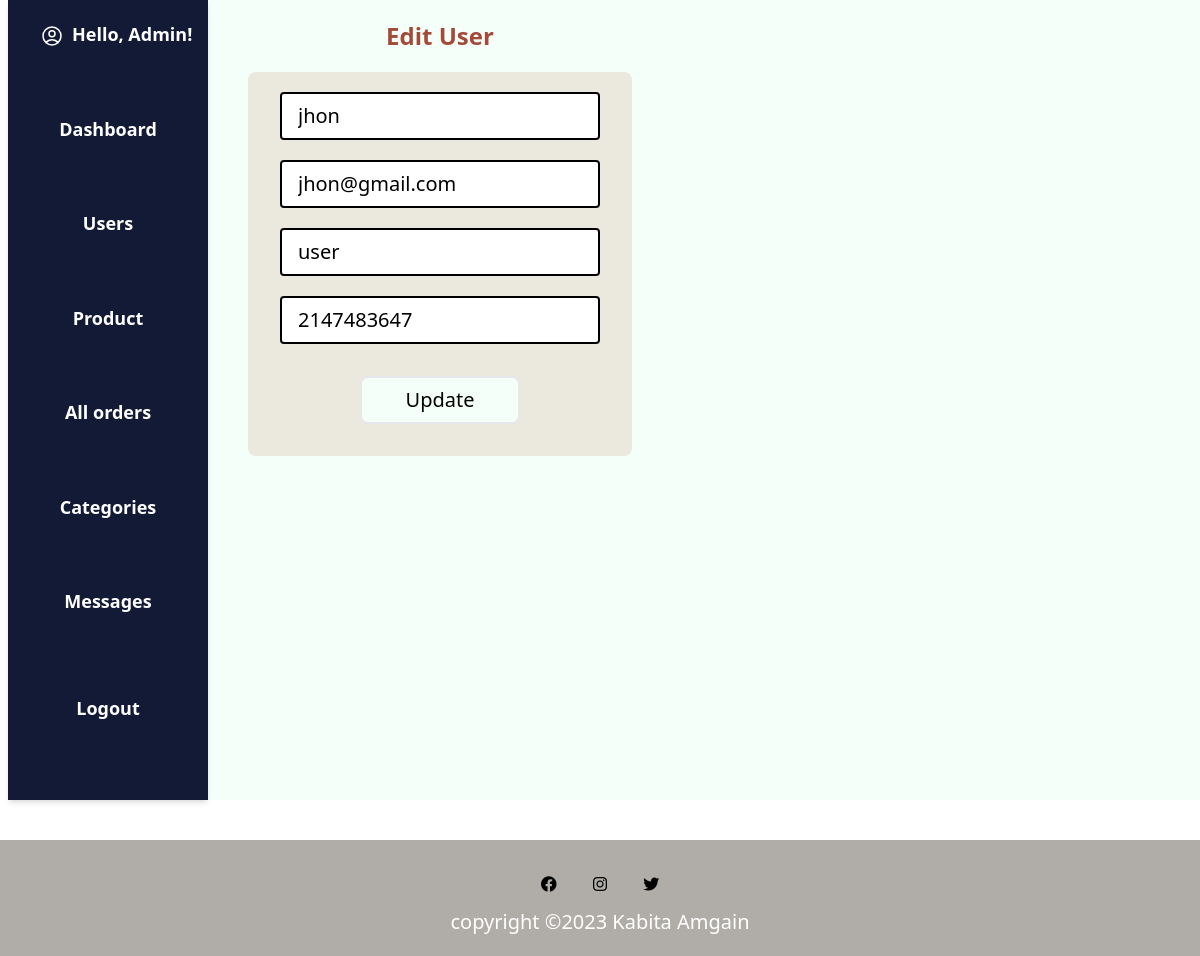
/adminpanel/edituser.php?id=17 (signed in), run on the app's committed database.
### tables this page shows
CREATE TABLE `register` (
  `id` int(11) NOT NULL,
  `userName` varchar(100) NOT NULL,
  `email` varchar(30) NOT NULL,
  `password` varchar(50) NOT NULL,
  `role` varchar(50) NOT NULL,
  `phone` int(10) DEFAULT NULL
);

### adminpanel/edituser.php (the view, shortened to what this page needs)
<div class="flex gap-10 bg-primary h-full">
<div>
<?php
include 'include/nav.php';
include 'rolecheck.php';
 ?>
</div>
<div>
 <!DOCTYPE html>
 <html lang="en">
 <head>
	<script src="../css/tailwindcss.css"></script>
	<link rel="stylesheet" type="text/css"href="https://cdnjs.cloudflare.com/ajax/libs/font-awesome/6.2.1/css/all.min.css">
 </head>
 <body>
 <?php
	$id=$_REQUEST['id'];
	$sql="select id,userName,email,role,phone from register where id='$id'";
	$result=mysqli_query($conn,$sql);
	if(mysqli_num_rows($result)>0){
		while ($rows=mysqli_fetch_assoc($result)) {
	 ?>
	 <h3>Edit User</h3>
	 <form action="<?php echo $_SERVER['PHP_SELF']; ?>" method="post" onsubmit="return editformValidation()">
      <input type="text" name="uname" id="uname" value="<?php echo $rows['userName']; ?>">
      <input type="text" name="email" value="<?php echo $rows['email']; ?>" readonly>
      <input type="text" name="role" id="role" value="<?php echo $rows['role']; ?>">
      <input type="text" name="phone" id="phone" value="<?php echo $rows['phone']; ?>">
      <button type="submit" name="usubmit" class="bg-primary">Update</button>
    </form>
    <?php
    }
}
    ?>
  </div>
</div>
<?php
include 'include/footer.php';
?>
 </body>
 </html>

### adminpanel/edituser.php (style rules this page uses)
h3 { @apply text-2xl font-semibold text-secondary m-2 text-center my-5 }
form { @apply bg-formcolor w-96 h-96 pl-8 py-4 container rounded-lg }
button { @apply border-2 my-3 mx-20 w-40 p-2 text-xl rounded-lg }
input[type="text"], input[type="Number"], input[type="email"], input[type="password"] { @apply px-4 py-2 rounded border-2 border-black w-80 mt-1 block mb-5 text-xl; }

### data on the page
register: uname "jhon", email "jhon@gmail.com", role "user", phone "2147483647"

### other printed values
$message "Hello, Admin!"
